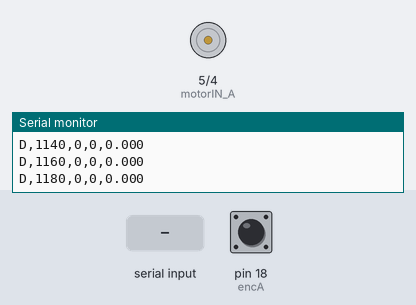
Bench run of a sketch on a simulated Arduino Mega 2560, built with avr-gcc and run on an emulated ATmega2560. Shown: motor-driver pin pairs drawn as motors (green arrow = first pin HIGH = forward, orange = second pin HIGH = backward, longer = more drive), the last lines printed to the serial monitor. The test bench sets the inputs (shaded band); at power-on: pin 18 (encA) HIGH.

Above: at 1.2 s.
1.3 s: "P200\n" received over Serial
At 1.8 s:
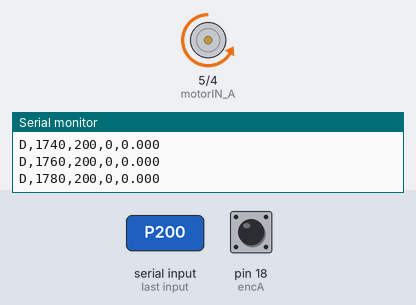
2.8 s: "P-150\n" received over Serial
At 4.0 s:
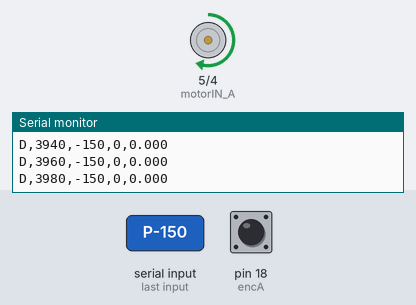
4.3 s: "P90\n" received over Serial
At 5.3 s:
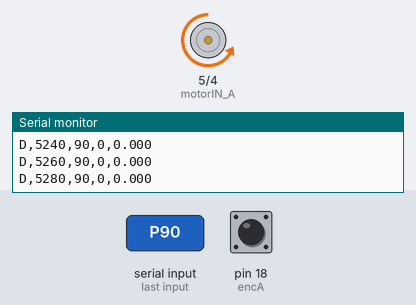
Timing chart, 0 to 7.3 s (numbered marks = the images above; inputs shaded):
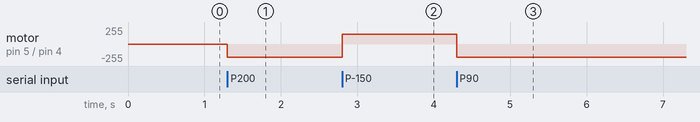

Measured:
- after the input at 1.3 s, motor on pin 5 (motorIN_A) / pin 4 (motorIN_B): stopped → backward 200/255 at once
- after the input at 2.8 s, motor on pin 5 (motorIN_A) / pin 4 (motorIN_B): backward 200/255 → forward 150/255 at once
- after the input at 4.3 s, motor on pin 5 (motorIN_A) / pin 4 (motorIN_B): forward 150/255 → backward 200/255 at once

The sketch:

motor_io.ino
```cpp
// =====================================================
//  motor_io.ino — Generic I/O firmware for the coupled DC motors
//  (Arduino Mega 2560 + YL-86 / L9110 driver, same wiring as Robust Lab)
//  -----------------------------------------------------
//  Used for: circuit check (circuit_check.m) and Lab I.1 identification.
//
//  YL-86 (Convention B):
//    IA=LOW, IB=PWM -> forward  (+)
//    IA=PWM, IB=LOW -> reverse  (-)
//    IA=LOW, IB=LOW -> coast
//
//  Serial @115200, commands (newline terminated):
//    P<int>   signed PWM in [-255, 255]   e.g. "P200", "P-150"
//    S        stop (coast)
//    Z        zero encoder count
//
//  Streams every Ts_ms:  D,<t_ms>,<pwm>,<count>,<rpm>
// =====================================================

const int motorIN_A = 5;   // IA on YL-86
const int motorIN_B = 4;   // IB on YL-86
const int encA      = 18;  // Encoder channel A (interrupt)
const int encB      = 19;  // Encoder channel B (direction)

const float PPR = 2150.0;          // counts per output-shaft revolution (1x decoding)
const unsigned long Ts_ms = 20;    // sampling period

volatile long encoderPos = 0;
long previousPos = 0;
unsigned long previousTime = 0;
int pwmCmd = 0;

void setMotor(int pwm) {
  pwm = constrain(pwm, -255, 255);
  pwmCmd = pwm;
  if (pwm >= 0) {            // forward
    analogWrite(motorIN_A, 0);
    analogWrite(motorIN_B, pwm);
  } else {                   // reverse
    analogWrite(motorIN_B, 0);
    analogWrite(motorIN_A, -pwm);
  }
}

void setup() {
  Serial.begin(115200);
  pinMode(motorIN_A, OUTPUT);
  pinMode(motorIN_B, OUTPUT);
  pinMode(encA, INPUT_PULLUP);
  pinMode(encB, INPUT_PULLUP);
  attachInterrupt(digitalPinToInterrupt(encA), readEncoder, RISING);
  setMotor(0);
  Serial.println("READY");
  previousTime = millis();
}

void loop() {
  // --- 1. Commands ---
  if (Serial.available() > 0) {
    String msg = Serial.readStringUntil('\n');
    msg.trim();
    if (msg.startsWith("P")) {
      setMotor(msg.substring(1).toInt());
    } else if (msg.startsWith("S")) {
      setMotor(0);
    } else if (msg.startsWith("Z")) {
      noInterrupts();
      encoderPos = 0;
      interrupts();
      previousPos = 0;
    }
  }

  // --- 2. Sampling ---
  unsigned long currentMillis = millis();
  if (currentMillis - previousTime >= Ts_ms) {
    unsigned long dt = currentMillis - previousTime;

    noInterrupts();
    long currentPos = encoderPos;
    interrupts();

    float rpm = ((float)(currentPos - previousPos) / PPR) * (60000.0 / (float)dt);

    Serial.print("D,");
    Serial.print(currentMillis); Serial.print(",");
    Serial.print(pwmCmd);        Serial.print(",");
    Serial.print(currentPos);    Serial.print(",");
    Serial.println(rpm, 3);

    previousTime = currentMillis;
    previousPos  = currentPos;
  }
}

void readEncoder() {
  if (digitalRead(encB) == HIGH) encoderPos++;
  else encoderPos--;
}
```
